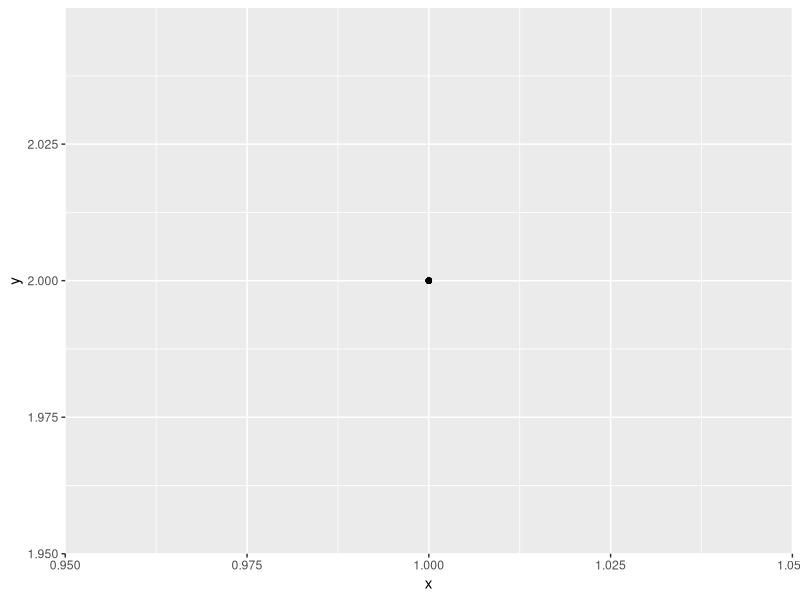
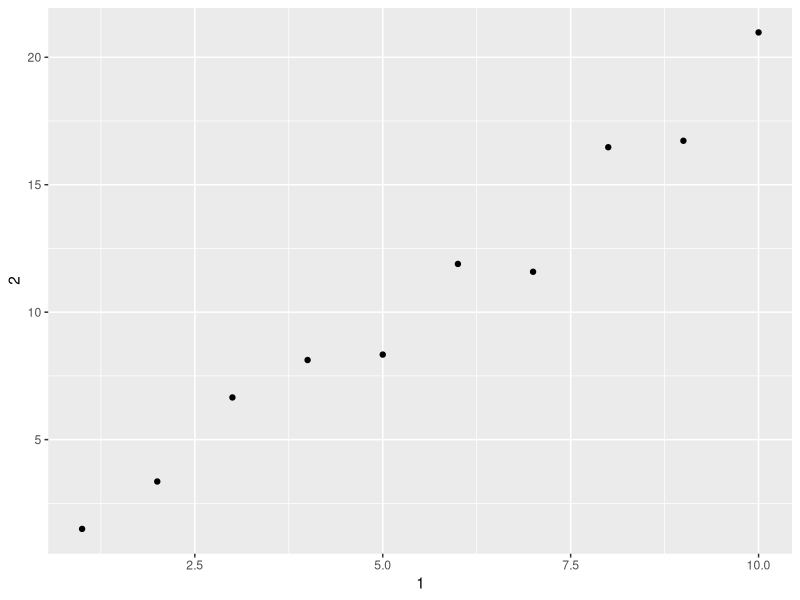
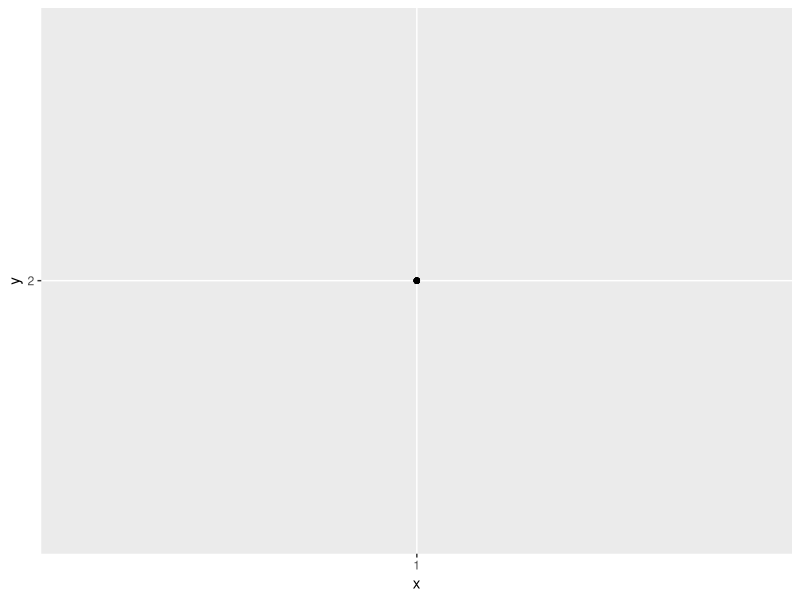
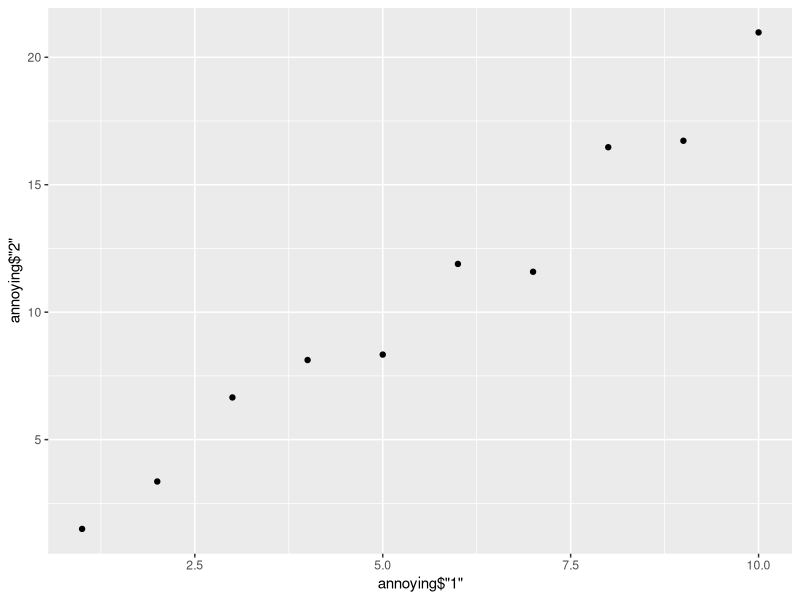

Source code (R) for these figures, in order: (Note: this script raises an error after producing the figures.)
## ---- chunk 1
knitr::opts_chunk$set(echo = TRUE)
## ---- chunk 2
library(tidyverse)
library(ggplot2)
## ---- chunk 3

# Steve:
  
as_tibble(mtcars)

is_tibble(mtcars)

is_tibble(as_tibble(mtcars))

class(mtcars)

class(as_tibble(mtcars))

# ----

# Mike
  
print(mtcars)

as_tibble(mtcars)

# tibbles doesn't print all the columns when 'printed' (see initial row). 
# you can also use the function is_tibble()

is_tibble(mtcars)

## ---- chunk 4
# Kayla
df <- data.frame(abc = 1, xyz = "a")
df$x
# [1] "a"
df[, "xyz"]
# [1] "a"
df[, c("abc", "xyz")]
#displays columns as <dbl>

df_tibble <- as_tibble(df)
df_tibble
df_tibble$x
#*** Unknown or uninitialised column: x
#changing to df_tibble$xyz returns the proper column. difference in interaction between $ and tibble v df.
df_tibble[, "xyz"]
#returns a without the quotes
# Returns rows from "xyz" column as <chr>
df_tibble[, c("abc", "xyz")]
#same ?

# ----

#Mike

df <- data.frame(abc = 1, xyz = "a")
df$x
df[, "xyz"]
df[, c("abc", "xyz")]

df2 <- as_tibble(df)
df2$x
df2[, "xyz"]
df2[, c("abc", "xyz")]

#tibble doesnt get past step two because it doesnt recognize x as == to xyz like it did with the dataframe.

## ---- chunk 5
#  Brett:
mtcars$mpg

tibble_mtcars <- as.tibble(mtcars)
var <- 'mpg'
tibble_mtcars[var]

# ----

#  Mike:

#using double brackets [[]] 

## ---- chunk 6
annoying <- tibble(
  `1` = 1:10,
  `2` = `1` * 2 + rnorm(length(`1`))
)

## Major takeaway... ` should be used around numerical column names/variables to call them... 


# Kayln:
annoying$"1"

# Steve:
ggplot(annoying, aes(x = 1, y = 2)) +
  geom_point()

ggplot(annoying, aes(x = `1`, y = `2`)) +
  geom_point()

# Kayla
(annoying <- mutate(annoying, `3` = `2` / `1`))

# Brett
annoying %>% 
  rename("one" = `1`,
         "two" = `2`,
         "three" = `3`)

# ----

# Mike:

#Extracting the variable called 1.
annoying[["1"]]

#Plotting a scatterplot of 1 vs 2.

#does not work
annoying %>% 
  ggplot(aes(x = '1', y = '2')) +
  geom_point()

#does
annoying %>% 
  ggplot() +
  geom_point(aes(x = annoying$'1', y = annoying$'2'))

# Creating a new column called 3 which is 2 divided by 1.
annoying <- annoying %>% 
  mutate(`3` = `1` / `2`)

annoying %>% 
  rename(one = `1`, two = '2', three = '3')
## ---- chunk 7

# enframe() converts named atomic vectors or lists to one- or two-column data frames.

enframe(1:3)
enframe(c(a = 5, b = 7))

## ---- chunk 8
# # Steve:
# n_extra
# Number of extra columns to print abbreviated information for, if the width is too small for the entire tibble. If NULL, the default, will print information about at most tibble.max_extra_cols extra columns.

# ----

# Mike:

mttibble <- as_tibble(mtcars)

print(mttibble)

#  vs

print(mttibble, n_extra = 3)
